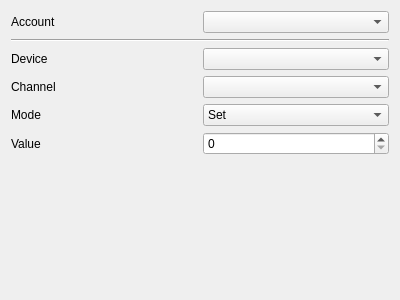
<?xml version="1.0" encoding="UTF-8"?>
<ui version="4.0">
 <class>Form</class>
 <widget class="QWidget" name="Form">
  <property name="geometry">
   <rect>
    <x>0</x>
    <y>0</y>
    <width>400</width>
    <height>300</height>
   </rect>
  </property>
  <property name="windowTitle">
   <string>Form</string>
  </property>
  <layout class="QGridLayout" name="gridLayout">
   <item row="1" column="0" colspan="2">
    <widget class="Line" name="line">
     <property name="orientation">
      <enum>Qt::Horizontal</enum>
     </property>
    </widget>
   </item>
   <item row="3" column="0">
    <widget class="QLabel" name="label_2">
     <property name="text">
      <string>Channel</string>
     </property>
    </widget>
   </item>
   <item row="0" column="0">
    <widget class="QLabel" name="label">
     <property name="text">
      <string>Account</string>
     </property>
    </widget>
   </item>
   <item row="0" column="1">
    <widget class="QComboBox" name="account_combo"/>
   </item>
   <item row="4" column="0" colspan="2">
    <widget class="QStackedWidget" name="additional_controls">
     <property name="currentIndex">
      <number>1</number>
     </property>
     <widget class="QWidget" name="page"/>
     <widget class="QWidget" name="page_2">
      <layout class="QGridLayout" name="gridLayout_2">
       <property name="leftMargin">
        <number>0</number>
       </property>
       <property name="topMargin">
        <number>0</number>
       </property>
       <property name="rightMargin">
        <number>0</number>
       </property>
       <property name="bottomMargin">
        <number>0</number>
       </property>
       <item row="0" column="1">
        <widget class="QComboBox" name="mode_combo">
         <item>
          <property name="text">
           <string>Set</string>
          </property>
         </item>
         <item>
          <property name="text">
           <string>Increment</string>
          </property>
         </item>
         <item>
          <property name="text">
           <string>Decrement</string>
          </property>
         </item>
        </widget>
       </item>
       <item row="0" column="0">
        <widget class="QLabel" name="label_3">
         <property name="text">
          <string>Mode</string>
         </property>
        </widget>
       </item>
       <item row="1" column="0" colspan="2">
        <widget class="QStackedWidget" name="set_stack">
         <property name="currentIndex">
          <number>1</number>
         </property>
         <widget class="QWidget" name="page_3"/>
         <widget class="QWidget" name="page_4">
          <layout class="QGridLayout" name="gridLayout_3">
           <property name="leftMargin">
            <number>0</number>
           </property>
           <property name="topMargin">
            <number>0</number>
           </property>
           <property name="rightMargin">
            <number>0</number>
           </property>
           <property name="bottomMargin">
            <number>0</number>
           </property>
           <item row="0" column="0">
            <widget class="QLabel" name="label_4">
             <property name="text">
              <string>Value</string>
             </property>
            </widget>
           </item>
           <item row="0" column="1">
            <widget class="QSpinBox" name="set_spinbox">
             <property name="maximum">
              <number>255</number>
             </property>
            </widget>
           </item>
           <item row="1" column="1">
            <spacer name="verticalSpacer">
             <property name="orientation">
              <enum>Qt::Vertical</enum>
             </property>
             <property name="sizeHint" stdset="0">
              <size>
               <width>20</width>
               <height>40</height>
              </size>
             </property>
            </spacer>
           </item>
          </layout>
         </widget>
        </widget>
       </item>
      </layout>
     </widget>
    </widget>
   </item>
   <item row="2" column="0">
    <widget class="QLabel" name="label_5">
     <property name="text">
      <string>Device</string>
     </property>
    </widget>
   </item>
   <item row="2" column="1">
    <widget class="QComboBox" name="device_combo"/>
   </item>
   <item row="3" column="1">
    <widget class="QComboBox" name="channel_combo"/>
   </item>
  </layout>
 </widget>
 <resources/>
 <connections/>
</ui>
